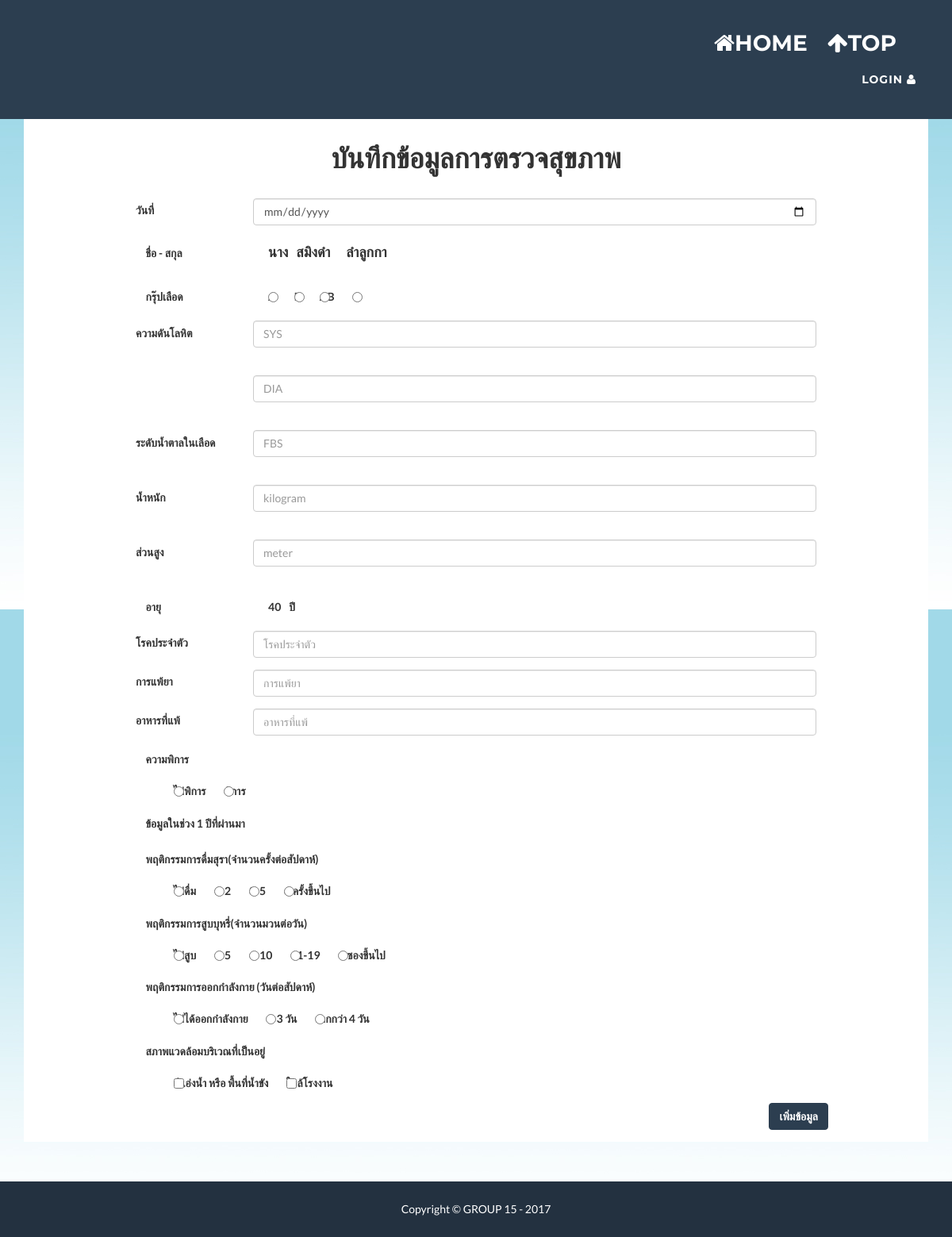
Page /adddata.php?id=3400123345510 on the earlier database version.
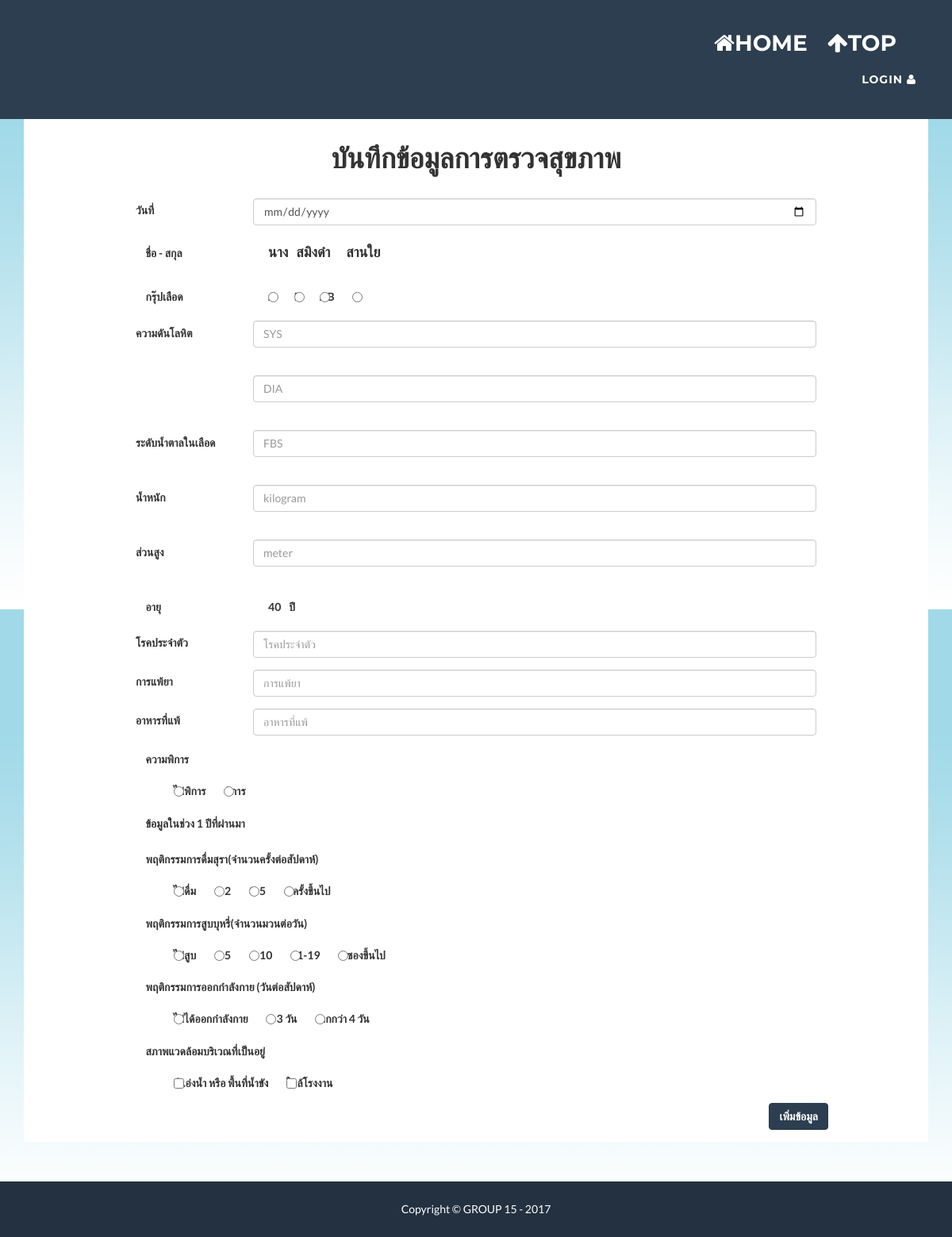
Same page on the later database version.
### tables this page shows
CREATE TABLE `person` (
  `Citizen_ID` varchar(13) NOT NULL,
  `Title` varchar(7) NOT NULL,
  `Fname` varchar(50) NOT NULL,
  `Lname` varchar(50) NOT NULL,
  `Birth_date` date NOT NULL,
  `Tel` varchar(10) NOT NULL,
  `Education` int(5) NOT NULL,
  `Job` int(5) NOT NULL,
  `Salary` int(5) NOT NULL,
  `RWO` varchar(10) NOT NULL,
  `Hid` varchar(11) NOT NULL
);

### adddata.php (the view, shortened to what the changed rows need)
<?php include "head.php" ?>
<?php include('connection.php'); ?>
<?php
    $id = $_GET['id'];
?>
<div>
  <div class="container" style="background:white">
    <div class="row">
      <div class="col-lg-12">
        <div style="width:100%" >
          <div align="center" style="padding-top:10px;padding-bottom:20px"><h1>บันทึกข้อมูลการตรวจสุขภาพ</h1></div>
          <form name="myForm"  method="POST" onsubmit="return validateForm()">
            <?php
                $sql = "SELECT Title,Fname,Lname, Year(CURRENT_DATE)-Year(Birth_date) AS Age FROM person WHERE Citizen_ID = '$id'";
                $result = mysqli_query($con,$sql);
                while($row = mysqli_fetch_array($result)){
                    $title = $row["Title"];
                    $fname = $row["Fname"];
                    $lname = $row["Lname"];
                }
            ?>
              <div class="form-check form-group row" style="margin-left:10%">
              <label class="form-check-label">
                <h4><label style="padding-right:10px">
                      <?php
                        echo $title;
                      ?>
                      </label><label style="padding-right:20px">
                      <?php
                        echo $fname;
                      ?>
                      </label><label>
                      <?php
                        echo $lname;
                      ?>
                      </label></h4>
              </label>
            </div>
        </form>
      </div>
    </div>
  </div>
</div>
</div>
<?php include "foot.php" ?>

Differences in the rows shown:
changed person "นาง": Lname "ลำลูกกา" → "สานใย"
